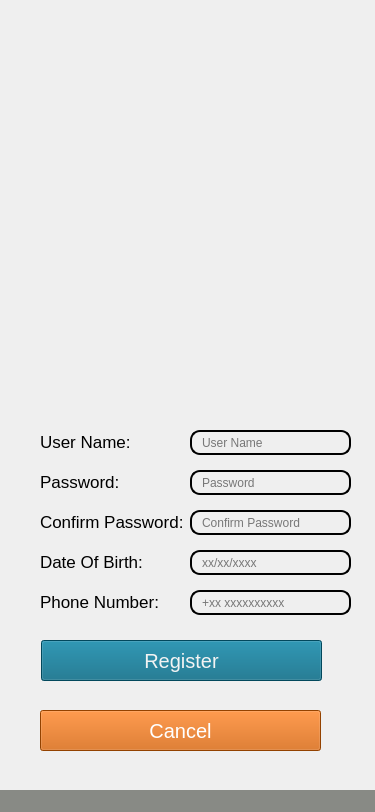
<?xml version="1.0" encoding="UTF-8"?>
<ui version="4.0">
 <class>Create_Account</class>
 <widget class="QMainWindow" name="Create_Account">
  <property name="geometry">
   <rect>
    <x>0</x>
    <y>0</y>
    <width>375</width>
    <height>812</height>
   </rect>
  </property>
  <property name="windowTitle">
   <string>Create Account</string>
  </property>
  <property name="styleSheet">
   <string notr="true"/>
  </property>
  <widget class="QWidget" name="centralwidget">
   <widget class="QLabel" name="label_4">
    <property name="geometry">
     <rect>
      <x>40</x>
      <y>430</y>
      <width>105</width>
      <height>23</height>
     </rect>
    </property>
    <property name="font">
     <font>
      <pointsize>13</pointsize>
     </font>
    </property>
    <property name="styleSheet">
     <string notr="true">background-color: qlineargradient(spread:pad, x1:0, y1:0, x2:1, y2:1, stop:0 rgba(0, 0, 0, 0));</string>
    </property>
    <property name="text">
     <string>User Name:</string>
    </property>
   </widget>
   <widget class="QLabel" name="label_5">
    <property name="geometry">
     <rect>
      <x>40</x>
      <y>470</y>
      <width>92</width>
      <height>23</height>
     </rect>
    </property>
    <property name="font">
     <font>
      <pointsize>13</pointsize>
     </font>
    </property>
    <property name="styleSheet">
     <string notr="true">background-color: qlineargradient(spread:pad, x1:0, y1:0, x2:1, y2:1, stop:0 rgba(0, 0, 0, 0));</string>
    </property>
    <property name="text">
     <string>Password:</string>
    </property>
   </widget>
   <widget class="QLabel" name="label_6">
    <property name="geometry">
     <rect>
      <x>40</x>
      <y>510</y>
      <width>170</width>
      <height>23</height>
     </rect>
    </property>
    <property name="font">
     <font>
      <pointsize>13</pointsize>
     </font>
    </property>
    <property name="styleSheet">
     <string notr="true">background-color: qlineargradient(spread:pad, x1:0, y1:0, x2:1, y2:1, stop:0 rgba(0, 0, 0, 0));</string>
    </property>
    <property name="text">
     <string>Confirm Password:</string>
    </property>
   </widget>
   <widget class="QLabel" name="label_7">
    <property name="geometry">
     <rect>
      <x>40</x>
      <y>550</y>
      <width>126</width>
      <height>23</height>
     </rect>
    </property>
    <property name="font">
     <font>
      <pointsize>13</pointsize>
     </font>
    </property>
    <property name="styleSheet">
     <string notr="true">background-color: qlineargradient(spread:pad, x1:0, y1:0, x2:1, y2:1, stop:0 rgba(0, 0, 0, 0));</string>
    </property>
    <property name="text">
     <string>Date Of Birth:</string>
    </property>
   </widget>
   <widget class="QLabel" name="label_8">
    <property name="geometry">
     <rect>
      <x>40</x>
      <y>590</y>
      <width>142</width>
      <height>23</height>
     </rect>
    </property>
    <property name="font">
     <font>
      <pointsize>13</pointsize>
     </font>
    </property>
    <property name="styleSheet">
     <string notr="true">background-color: qlineargradient(spread:pad, x1:0, y1:0, x2:1, y2:1, stop:0 rgba(0, 0, 0, 0));</string>
    </property>
    <property name="text">
     <string>Phone Number:</string>
    </property>
   </widget>
   <widget class="QLineEdit" name="lineEdit_userName">
    <property name="geometry">
     <rect>
      <x>190</x>
      <y>430</y>
      <width>161</width>
      <height>25</height>
     </rect>
    </property>
    <property name="styleSheet">
     <string notr="true">background-color: qlineargradient(spread:pad, x1:0, y1:0, x2:1, y2:1, stop:0 rgba(0, 0, 0, 0));
border: 2px solid black;
border-radius: 10px;
padding: 0 8px;</string>
    </property>
    <property name="placeholderText">
     <string>User Name</string>
    </property>
   </widget>
   <widget class="QLineEdit" name="lineEdit_password">
    <property name="geometry">
     <rect>
      <x>190</x>
      <y>470</y>
      <width>161</width>
      <height>25</height>
     </rect>
    </property>
    <property name="styleSheet">
     <string notr="true">background-color: qlineargradient(spread:pad, x1:0, y1:0, x2:1, y2:1, stop:0 rgba(0, 0, 0, 0));
border: 2px solid black;
border-radius: 10px;
padding: 0 8px;</string>
    </property>
    <property name="echoMode">
     <enum>QLineEdit::Password</enum>
    </property>
    <property name="placeholderText">
     <string>Password</string>
    </property>
   </widget>
   <widget class="QLineEdit" name="lineEdit_repassword">
    <property name="geometry">
     <rect>
      <x>190</x>
      <y>510</y>
      <width>161</width>
      <height>25</height>
     </rect>
    </property>
    <property name="styleSheet">
     <string notr="true">background-color: qlineargradient(spread:pad, x1:0, y1:0, x2:1, y2:1, stop:0 rgba(0, 0, 0, 0));
border: 2px solid black;
border-radius: 10px;
padding: 0 8px;</string>
    </property>
    <property name="echoMode">
     <enum>QLineEdit::Password</enum>
    </property>
    <property name="placeholderText">
     <string>Confirm Password</string>
    </property>
   </widget>
   <widget class="QLineEdit" name="lineEdit_dateOfBirth">
    <property name="geometry">
     <rect>
      <x>190</x>
      <y>550</y>
      <width>161</width>
      <height>25</height>
     </rect>
    </property>
    <property name="styleSheet">
     <string notr="true">background-color: qlineargradient(spread:pad, x1:0, y1:0, x2:1, y2:1, stop:0 rgba(0, 0, 0, 0));
border: 2px solid black;
border-radius: 10px;
padding: 0 8px;</string>
    </property>
    <property name="placeholderText">
     <string>xx/xx/xxxx</string>
    </property>
   </widget>
   <widget class="QLineEdit" name="lineEdit_phoneNumber">
    <property name="geometry">
     <rect>
      <x>190</x>
      <y>590</y>
      <width>161</width>
      <height>25</height>
     </rect>
    </property>
    <property name="styleSheet">
     <string notr="true">background-color: qlineargradient(spread:pad, x1:0, y1:0, x2:1, y2:1, stop:0 rgba(0, 0, 0, 0));
border: 2px solid black;
border-radius: 10px;
padding: 0 8px;</string>
    </property>
    <property name="placeholderText">
     <string>+xx xxxxxxxxxx</string>
    </property>
   </widget>
   <widget class="QPushButton" name="pushButton_Create_Account">
    <property name="geometry">
     <rect>
      <x>41</x>
      <y>640</y>
      <width>281</width>
      <height>41</height>
     </rect>
    </property>
    <property name="font">
     <font>
      <pointsize>15</pointsize>
     </font>
    </property>
    <property name="cursor">
     <cursorShape>PointingHandCursor</cursorShape>
    </property>
    <property name="styleSheet">
     <string notr="true">background-color: rgb(3, 101, 129);
color: rgb(243, 243, 243);
</string>
    </property>
    <property name="text">
     <string>Register</string>
    </property>
   </widget>
   <widget class="QPushButton" name="pushButton_2">
    <property name="geometry">
     <rect>
      <x>40</x>
      <y>710</y>
      <width>281</width>
      <height>41</height>
     </rect>
    </property>
    <property name="font">
     <font>
      <pointsize>15</pointsize>
     </font>
    </property>
    <property name="cursor">
     <cursorShape>PointingHandCursor</cursorShape>
    </property>
    <property name="styleSheet">
     <string notr="true">background-color: rgb(206, 92, 0);
color: rgb(255, 255, 255);
</string>
    </property>
    <property name="text">
     <string>Cancel</string>
    </property>
   </widget>
   <widget class="QLabel" name="label">
    <property name="geometry">
     <rect>
      <x>0</x>
      <y>0</y>
      <width>375</width>
      <height>812</height>
     </rect>
    </property>
    <property name="text">
     <string/>
    </property>
    <property name="pixmap">
     <pixmap resource="Image.qrc">:/Images/Register.png</pixmap>
    </property>
    <property name="scaledContents">
     <bool>true</bool>
    </property>
   </widget>
   <widget class="QLabel" name="label_registerimg">
    <property name="geometry">
     <rect>
      <x>0</x>
      <y>-20</y>
      <width>381</width>
      <height>791</height>
     </rect>
    </property>
    <property name="text">
     <string/>
    </property>
    <property name="pixmap">
     <pixmap>../Desktop/LemonTalkimg/Register.jpg</pixmap>
    </property>
    <property name="scaledContents">
     <bool>true</bool>
    </property>
   </widget>
   <zorder>label_registerimg</zorder>
   <zorder>label</zorder>
   <zorder>lineEdit_phoneNumber</zorder>
   <zorder>lineEdit_userName</zorder>
   <zorder>lineEdit_repassword</zorder>
   <zorder>lineEdit_password</zorder>
   <zorder>pushButton_Create_Account</zorder>
   <zorder>label_5</zorder>
   <zorder>lineEdit_dateOfBirth</zorder>
   <zorder>pushButton_2</zorder>
   <zorder>label_8</zorder>
   <zorder>label_7</zorder>
   <zorder>label_4</zorder>
   <zorder>label_6</zorder>
  </widget>
  <widget class="QMenuBar" name="menubar">
   <property name="geometry">
    <rect>
     <x>0</x>
     <y>0</y>
     <width>375</width>
     <height>22</height>
    </rect>
   </property>
   <property name="styleSheet">
    <string notr="true">background-color: rgb(136, 138, 133);</string>
   </property>
  </widget>
  <widget class="QStatusBar" name="statusbar">
   <property name="styleSheet">
    <string notr="true">background-color: rgb(136, 138, 133);</string>
   </property>
  </widget>
 </widget>
 <resources>
  <include location="Image.qrc"/>
 </resources>
 <connections/>
</ui>
